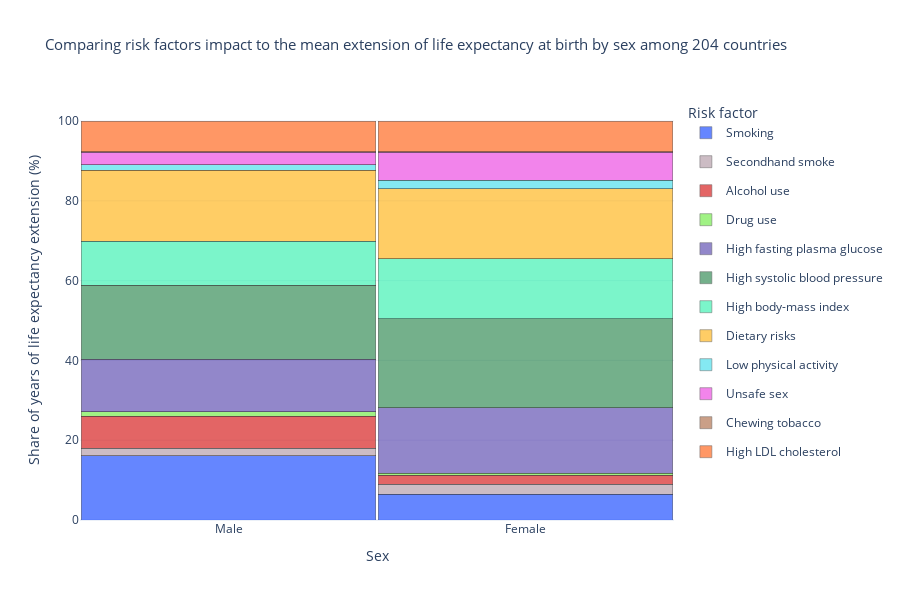

Notebook cell for this chart:
### Code cell
fig = go.Figure()

for sex_name in ['Male', 'Female']:
    for rei_name in risk_impact_at_birth_mean_by_country.rei_name.unique():
        df = risk_impact_at_birth_mean_by_country.query(
            'sex_name == @sex_name'
        )

        fig.add_trace(
            go.Bar(
                x=[sex_name],
                y=100 * (
                    df.query(
                        'rei_name == @rei_name'
                    ).val.values 
                    /
                    df.val.sum()
                ),
                marker=dict(
                    color=rei_color_map[rei_name],
                    line=dict(width=0.5, color='black')
                ),
                width=0.99,
                name=rei_name,
                legendgroup=rei_name,
                showlegend=True if sex_name == "Male" else False
            ),
        )

fig.update_traces(opacity=0.6)

fig.update_layout(
    template='plotly_white',
    height=600,
    title=dict(
        text=(
            'Comparing risk factors impact to the mean extension '
            'of life expectancy at birth by sex among 204 countries'
        ),
        font_size=15,
    ),
    barmode='stack',
    bargap=0.01,
    bargroupgap=0.001,
    yaxis=dict(
        title='Share of years of life expectancy extension (%)'
    ),
    xaxis=dict(
        title='Sex'
    ),
    legend=dict(
        title='Risk factor'
    )
)

fig.show()

### Figure 1 — Plotly figure (JSON) as saved in the notebook; plotly's stock layout.template omitted (floating-point values rounded to 4 significant figures)
{"data": [{"legendgroup": "Smoking", "marker": {"color": "rgb(0, 55, 255)", "line": {"color": "black", "width": 0.5}}, "name": "Smoking", "opacity": 0.6, "showlegend": true, "type": "bar", "width": 0.99, "x": ["Male"], "y": [16.05]}, {"legendgroup": "Secondhand smoke", "marker": {"color": "rgb(171, 144, 157)", "line": {"color": "black", "width": 0.5}}, "name": "Secondhand smoke", "opacity": 0.6, "showlegend": true, "type": "bar", "width": 0.99, "x": ["Male"], "y": [1.951]}, {"legendgroup": "Alcohol use", "marker": {"color": "rgb(209, 0, 0)", "line": {"color": "black", "width": 0.5}}, "name": "Alcohol use", "opacity": 0.6, "showlegend": true, "type": "bar", "width": 0.99, "x": ["Male"], "y": [7.963]}, {"legendgroup": "Drug use", "marker": {"color": "rgb(98, 235, 52)", "line": {"color": "black", "width": 0.5}}, "name": "Drug use", "opacity": 0.6, "showlegend": true, "type": "bar", "width": 0.99, "x": ["Male"], "y": [1.108]}, {"legendgroup": "High fasting plasma glucose", "marker": {"color": "rgb(75, 56, 168)", "line": {"color": "black", "width": 0.5}}, "name": "High fasting plasma glucose", "opacity": 0.6, "showlegend": true, "type": "bar", "width": 0.99, "x": ["Male"], "y": [13.18]}, {"legendgroup": "High systolic blood pressure", "marker": {"color": "rgb(25, 124, 63)", "line": {"color": "black", "width": 0.5}}, "name": "High systolic blood pressure", "opacity": 0.6, "showlegend": true, "type": "bar", "width": 0.99, "x": ["Male"], "y": [18.57]}, {"legendgroup": "High body-mass index", "marker": {"color": "rgb(37, 239, 167)", "line": {"color": "black", "width": 0.5}}, "name": "High body-mass index", "opacity": 0.6, "showlegend": true, "type": "bar", "width": 0.99, "x": ["Male"], "y": [10.99]}, {"legendgroup": "Dietary risks", "marker": {"color": "rgb(255, 172, 0)", "line": {"color": "black", "width": 0.5}}, "name": "Dietary risks", "opacity": 0.6, "showlegend": true, "type": "bar", "width": 0.99, "x": ["Male"], "y": [17.9]}, {"legendgroup": "Low physical activity", "marker": {"color": "rgb(52, 220, 235)", "line": {"color": "black", "width": 0.5}}, "name": "Low physical activity", "opacity": 0.6, "showlegend": true, "type": "bar", "width": 0.99, "x": ["Male"], "y": [1.265]}, {"legendgroup": "Unsafe sex", "marker": {"color": "rgb(235, 52, 222)", "line": {"color": "black", "width": 0.5}}, "name": "Unsafe sex", "opacity": 0.6, "showlegend": true, "type": "bar", "width": 0.99, "x": ["Male"], "y": [3.235]}, {"legendgroup": "Chewing tobacco", "marker": {"color": "rgb(168, 97, 56)", "line": {"color": "black", "width": 0.5}}, "name": "Chewing tobacco", "opacity": 0.6, "showlegend": true, "type": "bar", "width": 0.99, "x": ["Male"], "y": [0.03416]}, {"legendgroup": "High LDL cholesterol", "marker": {"color": "rgb(255, 83, 0)", "line": {"color": "black", "width": 0.5}}, "name": "High LDL cholesterol", "opacity": 0.6, "showlegend": true, "type": "bar", "width": 0.99, "x": ["Male"], "y": [7.747]}, {"legendgroup": "Smoking", "marker": {"color": "rgb(0, 55, 255)", "line": {"color": "black", "width": 0.5}}, "name": "Smoking", "opacity": 0.6, "showlegend": false, "type": "bar", "width": 0.99, "x": ["Female"], "y": [6.42]}, {"legendgroup": "Secondhand smoke", "marker": {"color": "rgb(171, 144, 157)", "line": {"color": "black", "width": 0.5}}, "name": "Secondhand smoke", "opacity": 0.6, "showlegend": false, "type": "bar", "width": 0.99, "x": ["Female"], "y": [2.601]}, {"legendgroup": "Alcohol use", "marker": {"color": "rgb(209, 0, 0)", "line": {"color": "black", "width": 0.5}}, "name": "Alcohol use", "opacity": 0.6, "showlegend": false, "type": "bar", "width": 0.99, "x": ["Female"], "y": [2.146]}, {"legendgroup": "Drug use", "marker": {"color": "rgb(98, 235, 52)", "line": {"color": "black", "width": 0.5}}, "name": "Drug use", "opacity": 0.6, "showlegend": false, "type": "bar", "width": 0.99, "x": ["Female"], "y": [0.5386]}, {"legendgroup": "High fasting plasma glucose", "marker": {"color": "rgb(75, 56, 168)", "line": {"color": "black", "width": 0.5}}, "name": "High fasting plasma glucose", "opacity": 0.6, "showlegend": false, "type": "bar", "width": 0.99, "x": ["Female"], "y": [16.42]}, {"legendgroup": "High systolic blood pressure", "marker": {"color": "rgb(25, 124, 63)", "line": {"color": "black", "width": 0.5}}, "name": "High systolic blood pressure", "opacity": 0.6, "showlegend": false, "type": "bar", "width": 0.99, "x": ["Female"], "y": [22.32]}, {"legendgroup": "High body-mass index", "marker": {"color": "rgb(37, 239, 167)", "line": {"color": "black", "width": 0.5}}, "name": "High body-mass index", "opacity": 0.6, "showlegend": false, "type": "bar", "width": 0.99, "x": ["Female"], "y": [15.08]}, {"legendgroup": "Dietary risks", "marker": {"color": "rgb(255, 172, 0)", "line": {"color": "black", "width": 0.5}}, "name": "Dietary risks", "opacity": 0.6, "showlegend": false, "type": "bar", "width": 0.99, "x": ["Female"], "y": [17.54]}, {"legendgroup": "Low physical activity", "marker": {"color": "rgb(52, 220, 235)", "line": {"color": "black", "width": 0.5}}, "name": "Low physical activity", "opacity": 0.6, "showlegend": false, "type": "bar", "width": 0.99, "x": ["Female"], "y": [2.09]}, {"legendgroup": "Unsafe sex", "marker": {"color": "rgb(235, 52, 222)", "line": {"color": "black", "width": 0.5}}, "name": "Unsafe sex", "opacity": 0.6, "showlegend": false, "type": "bar", "width": 0.99, "x": ["Female"], "y": [7.053]}, {"legendgroup": "Chewing tobacco", "marker": {"color": "rgb(168, 97, 56)", "line": {"color": "black", "width": 0.5}}, "name": "Chewing tobacco", "opacity": 0.6, "showlegend": false, "type": "bar", "width": 0.99, "x": ["Female"], "y": [0.04035]}, {"legendgroup": "High LDL cholesterol", "marker": {"color": "rgb(255, 83, 0)", "line": {"color": "black", "width": 0.5}}, "name": "High LDL cholesterol", "opacity": 0.6, "showlegend": false, "type": "bar", "width": 0.99, "x": ["Female"], "y": [7.758]}], "layout": {"bargap": 0.01, "bargroupgap": 0.001, "barmode": "stack", "height": 600, "legend": {"title": {"text": "Risk factor"}}, "title": {"font": {"size": 15}, "text": "Comparing risk factors impact to the mean extension of life expectancy at birth by sex among 204 countries"}, "xaxis": {"title": {"text": "Sex"}}, "yaxis": {"title": {"text": "Share of years of life expectancy extension (%)"}}}}
